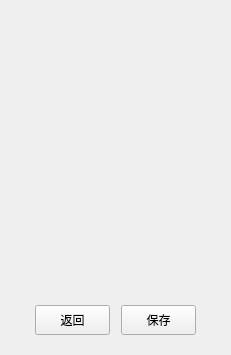
<?xml version="1.0" encoding="UTF-8"?>
<ui version="4.0">
 <class>MainWidget</class>
 <widget class="QWidget" name="MainWidget">
  <property name="geometry">
   <rect>
    <x>0</x>
    <y>0</y>
    <width>231</width>
    <height>350</height>
   </rect>
  </property>
  <property name="windowTitle">
   <string>BCard</string>
  </property>
  <layout class="QGridLayout" name="gridLayout_2">
   <item row="0" column="1">
    <widget class="QStackedWidget" name="stackedWidget">
     <property name="currentIndex">
      <number>1</number>
     </property>
     <widget class="QWidget" name="page">
      <layout class="QGridLayout" name="gridLayout_3">
       <item row="0" column="0">
        <layout class="QVBoxLayout" name="verticalLayout">
         <item>
          <layout class="QGridLayout" name="gridLayout">
           <item row="8" column="0">
            <widget class="QLabel" name="label_9">
             <property name="text">
              <string>官网主页</string>
             </property>
            </widget>
           </item>
           <item row="5" column="0">
            <widget class="QLabel" name="label_6">
             <property name="text">
              <string>移动电话</string>
             </property>
            </widget>
           </item>
           <item row="6" column="0">
            <widget class="QLabel" name="label_7">
             <property name="text">
              <string>固定电话</string>
             </property>
            </widget>
           </item>
           <item row="9" column="1">
            <widget class="QLineEdit" name="ln_addr"/>
           </item>
           <item row="4" column="1">
            <widget class="QLineEdit" name="ln_company"/>
           </item>
           <item row="7" column="0">
            <widget class="QLabel" name="label_8">
             <property name="text">
              <string>电子邮箱</string>
             </property>
            </widget>
           </item>
           <item row="4" column="0">
            <widget class="QLabel" name="label_5">
             <property name="text">
              <string>公司名称</string>
             </property>
            </widget>
           </item>
           <item row="8" column="1">
            <widget class="QLineEdit" name="ln_site"/>
           </item>
           <item row="2" column="1">
            <widget class="QLineEdit" name="ln_dept"/>
           </item>
           <item row="9" column="0">
            <widget class="QLabel" name="label_10">
             <property name="text">
              <string>联系地址</string>
             </property>
            </widget>
           </item>
           <item row="3" column="1">
            <widget class="QLineEdit" name="ln_post"/>
           </item>
           <item row="2" column="0">
            <widget class="QLabel" name="label_3">
             <property name="text">
              <string>部门</string>
             </property>
             <property name="alignment">
              <set>Qt::AlignCenter</set>
             </property>
            </widget>
           </item>
           <item row="6" column="1">
            <widget class="QLineEdit" name="ln_telephone"/>
           </item>
           <item row="0" column="1">
            <widget class="QLineEdit" name="ln_name"/>
           </item>
           <item row="1" column="0">
            <widget class="QLabel" name="label_2">
             <property name="text">
              <string>工号</string>
             </property>
             <property name="alignment">
              <set>Qt::AlignCenter</set>
             </property>
            </widget>
           </item>
           <item row="0" column="0">
            <widget class="QLabel" name="label">
             <property name="text">
              <string>姓名</string>
             </property>
             <property name="alignment">
              <set>Qt::AlignCenter</set>
             </property>
            </widget>
           </item>
           <item row="3" column="0">
            <widget class="QLabel" name="label_4">
             <property name="text">
              <string>职务</string>
             </property>
             <property name="alignment">
              <set>Qt::AlignCenter</set>
             </property>
            </widget>
           </item>
           <item row="5" column="1">
            <widget class="QLineEdit" name="ln_mobile"/>
           </item>
           <item row="1" column="1">
            <widget class="QLineEdit" name="ln_no"/>
           </item>
           <item row="7" column="1">
            <widget class="QLineEdit" name="ln_email"/>
           </item>
           <item row="10" column="0" colspan="2">
            <spacer name="verticalSpacer">
             <property name="orientation">
              <enum>Qt::Vertical</enum>
             </property>
             <property name="sizeType">
              <enum>QSizePolicy::Minimum</enum>
             </property>
             <property name="sizeHint" stdset="0">
              <size>
               <width>20</width>
               <height>5</height>
              </size>
             </property>
            </spacer>
           </item>
          </layout>
         </item>
         <item>
          <layout class="QHBoxLayout" name="horizontalLayout">
           <item>
            <spacer name="horizontalSpacer_2">
             <property name="orientation">
              <enum>Qt::Horizontal</enum>
             </property>
             <property name="sizeHint" stdset="0">
              <size>
               <width>20</width>
               <height>20</height>
              </size>
             </property>
            </spacer>
           </item>
           <item>
            <widget class="QPushButton" name="btn_gencode">
             <property name="sizePolicy">
              <sizepolicy hsizetype="Minimum" vsizetype="Minimum">
               <horstretch>0</horstretch>
               <verstretch>0</verstretch>
              </sizepolicy>
             </property>
             <property name="minimumSize">
              <size>
               <width>20</width>
               <height>30</height>
              </size>
             </property>
             <property name="maximumSize">
              <size>
               <width>80</width>
               <height>30</height>
              </size>
             </property>
             <property name="text">
              <string>生成二维码</string>
             </property>
            </widget>
           </item>
           <item>
            <spacer name="horizontalSpacer">
             <property name="orientation">
              <enum>Qt::Horizontal</enum>
             </property>
             <property name="sizeHint" stdset="0">
              <size>
               <width>10</width>
               <height>20</height>
              </size>
             </property>
            </spacer>
           </item>
           <item>
            <widget class="QPushButton" name="btn_import">
             <property name="sizePolicy">
              <sizepolicy hsizetype="Minimum" vsizetype="Minimum">
               <horstretch>0</horstretch>
               <verstretch>0</verstretch>
              </sizepolicy>
             </property>
             <property name="minimumSize">
              <size>
               <width>20</width>
               <height>30</height>
              </size>
             </property>
             <property name="maximumSize">
              <size>
               <width>80</width>
               <height>30</height>
              </size>
             </property>
             <property name="text">
              <string>导入</string>
             </property>
            </widget>
           </item>
           <item>
            <spacer name="horizontalSpacer_3">
             <property name="orientation">
              <enum>Qt::Horizontal</enum>
             </property>
             <property name="sizeHint" stdset="0">
              <size>
               <width>20</width>
               <height>20</height>
              </size>
             </property>
            </spacer>
           </item>
          </layout>
         </item>
        </layout>
       </item>
      </layout>
     </widget>
     <widget class="QWidget" name="page_2">
      <layout class="QGridLayout" name="gridLayout_4">
       <item row="0" column="0">
        <widget class="QLabel" name="lb_image">
         <property name="sizePolicy">
          <sizepolicy hsizetype="MinimumExpanding" vsizetype="MinimumExpanding">
           <horstretch>0</horstretch>
           <verstretch>0</verstretch>
          </sizepolicy>
         </property>
         <property name="text">
          <string/>
         </property>
        </widget>
       </item>
       <item row="1" column="0">
        <layout class="QHBoxLayout" name="horizontalLayout_2">
         <property name="sizeConstraint">
          <enum>QLayout::SetMinimumSize</enum>
         </property>
         <item>
          <spacer name="horizontalSpacer_5">
           <property name="orientation">
            <enum>Qt::Horizontal</enum>
           </property>
           <property name="sizeHint" stdset="0">
            <size>
             <width>20</width>
             <height>20</height>
            </size>
           </property>
          </spacer>
         </item>
         <item>
          <widget class="QPushButton" name="btn_back">
           <property name="sizePolicy">
            <sizepolicy hsizetype="Minimum" vsizetype="Minimum">
             <horstretch>0</horstretch>
             <verstretch>0</verstretch>
            </sizepolicy>
           </property>
           <property name="minimumSize">
            <size>
             <width>20</width>
             <height>30</height>
            </size>
           </property>
           <property name="maximumSize">
            <size>
             <width>80</width>
             <height>30</height>
            </size>
           </property>
           <property name="text">
            <string>返回</string>
           </property>
           <property name="icon">
            <iconset>
             <normaloff>F:/图片/ICO/1458111253_ic_arrow_back_48px.png</normaloff>F:/图片/ICO/1458111253_ic_arrow_back_48px.png</iconset>
           </property>
          </widget>
         </item>
         <item>
          <spacer name="horizontalSpacer_4">
           <property name="orientation">
            <enum>Qt::Horizontal</enum>
           </property>
           <property name="sizeHint" stdset="0">
            <size>
             <width>10</width>
             <height>20</height>
            </size>
           </property>
          </spacer>
         </item>
         <item>
          <widget class="QPushButton" name="btn_saveas">
           <property name="sizePolicy">
            <sizepolicy hsizetype="Minimum" vsizetype="Minimum">
             <horstretch>0</horstretch>
             <verstretch>0</verstretch>
            </sizepolicy>
           </property>
           <property name="minimumSize">
            <size>
             <width>20</width>
             <height>30</height>
            </size>
           </property>
           <property name="maximumSize">
            <size>
             <width>80</width>
             <height>30</height>
            </size>
           </property>
           <property name="text">
            <string>保存</string>
           </property>
          </widget>
         </item>
         <item>
          <spacer name="horizontalSpacer_6">
           <property name="orientation">
            <enum>Qt::Horizontal</enum>
           </property>
           <property name="sizeHint" stdset="0">
            <size>
             <width>20</width>
             <height>20</height>
            </size>
           </property>
          </spacer>
         </item>
        </layout>
       </item>
      </layout>
     </widget>
    </widget>
   </item>
  </layout>
 </widget>
 <tabstops>
  <tabstop>ln_name</tabstop>
  <tabstop>ln_no</tabstop>
  <tabstop>ln_dept</tabstop>
  <tabstop>ln_post</tabstop>
  <tabstop>ln_company</tabstop>
  <tabstop>ln_mobile</tabstop>
  <tabstop>ln_telephone</tabstop>
  <tabstop>ln_email</tabstop>
  <tabstop>ln_site</tabstop>
  <tabstop>ln_addr</tabstop>
  <tabstop>btn_gencode</tabstop>
  <tabstop>btn_import</tabstop>
  <tabstop>btn_back</tabstop>
  <tabstop>btn_saveas</tabstop>
 </tabstops>
 <resources/>
 <connections/>
</ui>
